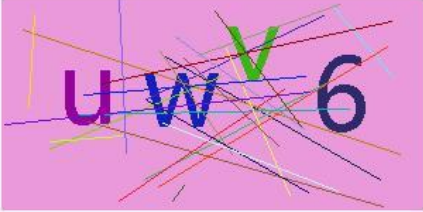
#> input picture Pycharm Program/openCV/photo/111.png, 423 x 212 px, found by its file name
$ python 111.py
#> lines starting #> are read from the running program, lines starting #| are printed output that depends on the picture; after the words box and inside, x2 and y2 are one past the last pixel; in counts of white or black regions, pixels touching at a corner belong together
import cv2
import numpy as np

# 读取图片
image = cv2.imread('E:\\Pycharm Program\\openCV\\photo\\111.png')
#> image is the input picture: shape (212, 423, 3); mean B, G, R 205.8, 145.3, 217.3
cv2.imshow('source', image)
cv2.waitKey(0)
#  转换为灰度图
image_gray = cv2.cvtColor(image, cv2.COLOR_BGR2GRAY)
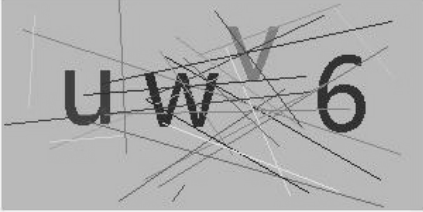
#> image_gray: shape (212, 423); min 23, max 244, mean 173.8
cv2.imshow('image_gray', image_gray)
cv2.waitKey(0)

# 二值化处理
# 并利用OTsU方法方法寻找最合适的阈值
# 处理后的图像命名为 dst1
t1 , dst1 = cv2.threshold(image_gray, 0, 255, cv2.THRESH_BINARY_INV + cv2.THRESH_OTSU)
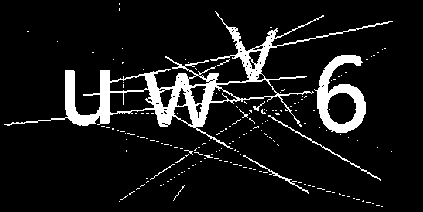
#> dst1: shape (212, 423); 9.3% white; 176 white regions (168 under 20 px), largest, box (x1, y1, x2, y2) and area: (4, 11, 393, 149) 5611, (314, 55, 366, 133) 1718, (268, 115, 381, 181) 213
#> t1 = 132
cv2.imshow('dst1', dst1)
cv2.waitKey(0)

# 去除噪点
# 采用开运算，先腐蚀再膨胀。这里的核k（kernel）采用4x4的像素块，我试了一下，3x3的状态下处理不干净
k = np.ones((4,4),np.uint8)
# 腐蚀，处理后的图像命名 dst2 ，iterations默认为1
dst2 = cv2.erode(dst1 , k , iterations=1)
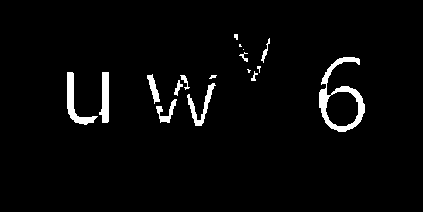
#> dst2: shape (212, 423); 3.2% white; 17 white regions (4 under 20 px), largest, box (x1, y1, x2, y2) and area: (319, 57, 365, 132) 991, (67, 72, 98, 125) 470, (99, 72, 109, 123) 368
# 膨胀，处理后的图像命名 dst3 ，iterations默认为1
dst3 = cv2.dilate(dst2, k , iterations=1)
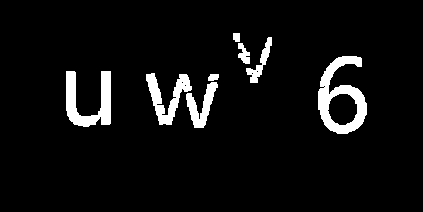
#> dst3: shape (212, 423); 5.8% white; 8 white regions, largest, box (x1, y1, x2, y2) and area: (318, 56, 367, 134) 1705, (66, 71, 111, 127) 1290, (146, 73, 192, 125) 948

# 保存并显示结果
cv2.imwrite('E:\\Pycharm Program\\photo\\1.png', dst3)
cv2.imshow('Final', dst3)
cv2.waitKey(0)
cv2.destroyAllWindows()
